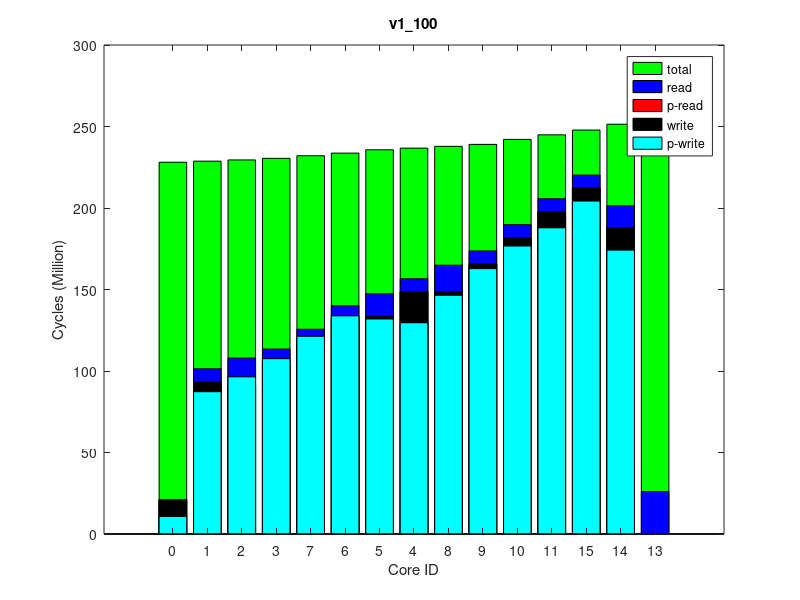

This figure's MATLAB source:
times(1, :, :) = [
0, 229221027, 0
0, 229888236, 0
177, 230642044, 0
0, 231632289, 0
416, 233219808, 0
120, 234841479, 0
0, 236914234, 0
0, 237930509, 0
1276, 239042273, 0
886, 240261408, 0
0, 243347274, 0
0, 246203347, 0
238, 249127131, 0
116, 252759507, 0
0, 253414107, 0
];
times(2, :, :) = [
0, 229235460, 0
0, 229900859, 0
472, 230656119, 0
0, 231646219, 0
121, 233233393, 0
236, 234855776, 0
0, 236927542, 0
0, 237943653, 0
1218, 239055434, 0
1133, 240274294, 0
0, 243359465, 0
0, 246215861, 0
0, 249137677, 0
116, 252776371, 0
0, 253443035, 0
];
times(3, :, :) = [
0, 229237084, 0
0, 229902438, 0
590, 230659464, 0
0, 231649496, 0
121, 233237147, 0
472, 234859724, 0
0, 236932880, 0
0, 237948750, 0
638, 239059744, 0
597, 240278742, 0
0, 243363552, 0
0, 246225225, 0
116, 249151976, 0
0, 252796112, 0
0, 253454416, 0
];
times(4, :, :) = [
0, 229224460, 0
0, 229893139, 0
236, 230649252, 0
0, 231639315, 0
0, 233226311, 0
825, 234848965, 0
0, 236921519, 0
0, 237935863, 0
812, 239047393, 0
471, 240265127, 0
0, 243350674, 0
0, 246207339, 0
363, 249133333, 0
0, 252759471, 0
0, 253416681, 0
];
times(5, :, :) = [
0, 229213530, 0
0, 229881293, 0
767, 230636032, 0
0, 231625314, 0
66, 233212787, 0
406, 234834861, 0
0, 236908764, 0
0, 237923936, 0
812, 239036183, 0
1133, 240254806, 0
0, 243339066, 0
0, 246198946, 0
822, 249119969, 0
116, 252759196, 0
0, 253410590, 0
];
times(6, :, :) = [
0, 229230723, 0
0, 229896815, 0
413, 230650737, 0
0, 231642845, 0
0, 233229906, 0
348, 234848354, 0
0, 236920056, 0
0, 237937253, 0
870, 239048509, 0
591, 240266992, 0
0, 243352002, 0
0, 246210219, 0
412, 249131823, 0
0, 252753125, 0
0, 253410801, 0
];
times(7, :, :) = [
0, 229240942, 0
0, 229909177, 0
590, 230665270, 0
0, 231654741, 0
179, 233241461, 0
600, 234864684, 0
0, 236935869, 0
0, 237952859, 0
696, 239065060, 0
1126, 240284842, 0
0, 243368246, 0
0, 246220268, 0
0, 249145607, 0
116, 252774219, 0
0, 253432152, 0
];
times(8, :, :) = [
0, 229219413, 0
0, 229883709, 0
531, 230640524, 0
0, 231630956, 0
526, 233217931, 0
232, 234840292, 0
0, 236912951, 0
0, 237928926, 0
696, 239040999, 0
1187, 240258437, 0
0, 243344453, 0
0, 246204005, 0
174, 249124373, 0
0, 252751278, 0
0, 253401103, 0
];
times(9, :, :) = [
0, 229221172, 0
0, 229888631, 0
472, 230644249, 0
0, 231633010, 0
938, 233219665, 0
236, 234841540, 0
0, 236912597, 0
0, 237928177, 0
812, 239039678, 0
362, 240257415, 0
0, 243342006, 0
0, 246195477, 0
121, 249117436, 0
116, 252748677, 0
0, 253411473, 0
];
times(10, :, :) = [
0, 229222437, 0
0, 229886236, 0
649, 230641664, 0
0, 231632203, 0
295, 233219894, 0
294, 234842542, 0
0, 236915556, 0
0, 237930083, 0
928, 239042903, 0
1542, 240260829, 0
0, 243348283, 0
0, 246200407, 0
116, 249124360, 0
0, 252747416, 0
0, 253405486, 0
];
ave_times = round(squeeze(mean(times)));
format long g, ave_times
std_times = round(squeeze(std(times)));
format long g, std_times
polling_read_times = ave_times;
times(1, :, :) = [
10766585, 227557136, 0
87325822, 228226343, 0
96438099, 228981725, 0
107588916, 229971311, 0
121336033, 231566470, 0
133885699, 233209758, 0
131953266, 235309346, 0
129623632, 236340226, 0
146480463, 237473766, 0
162845153, 238721751, 0
176686313, 241877450, 0
187827084, 244739618, 0
204243914, 247759965, 0
174165597, 251359738, 0
0, 252015095, 0
];
times(2, :, :) = [
10735157, 227543255, 0
87300557, 228211782, 0
96426789, 228968161, 0
107555748, 229958099, 0
121252516, 231553387, 0
133816636, 233198212, 0
131904777, 235297464, 0
129588636, 236328985, 0
146421887, 237463692, 0
162800774, 238712116, 0
176573708, 241872975, 0
187841098, 244726955, 0
204257987, 247750256, 0
174154574, 251341312, 0
0, 251995316, 0
];
times(3, :, :) = [
10762318, 227545733, 0
87332944, 228213817, 0
96489544, 228970455, 0
107650673, 229960983, 0
121360862, 231555171, 0
133914305, 233200761, 0
131957961, 235300128, 0
129648377, 236330687, 0
146467466, 237465213, 0
162873781, 238714122, 0
176752525, 241870955, 0
187822320, 244725460, 0
204222502, 247748752, 0
174137120, 251352007, 0
0, 252015866, 0
];
times(4, :, :) = [
10760220, 227553124, 0
87288037, 228222181, 0
96421439, 228976686, 0
107567340, 229965936, 0
121306581, 231560459, 0
133825143, 233204826, 0
131908021, 235303189, 0
129574293, 236334719, 0
146381970, 237469049, 0
162752802, 238717814, 0
176538653, 241876205, 0
187835376, 244732059, 0
204253034, 247754951, 0
174174961, 251358042, 0
0, 252018678, 0
];
times(5, :, :) = [
10741246, 227544428, 0
87348640, 228213733, 0
96479231, 228970309, 0
107631252, 229960281, 0
121382570, 231554760, 0
133955514, 233198796, 0
132011957, 235298289, 0
129669887, 236329203, 0
146474911, 237463797, 0
162867223, 238712454, 0
176834904, 241872673, 0
187939961, 244726121, 0
204333282, 247752205, 0
174172906, 251355616, 0
0, 252009296, 0
];
times(6, :, :) = [
10733892, 227545591, 0
87268659, 228214898, 0
96379288, 228969379, 0
107507390, 229961221, 0
121225736, 231555606, 0
133799325, 233198528, 0
131866223, 235296830, 0
129551359, 236327740, 0
146382200, 237462791, 0
162797279, 238711351, 0
176638562, 241870392, 0
187866698, 244721040, 0
204245244, 247742293, 0
174137308, 251332098, 0
0, 251983189, 0
];
times(7, :, :) = [
10746604, 227544616, 0
87197895, 228213329, 0
96341976, 228969273, 0
107492039, 229960344, 0
121209506, 231553547, 0
133766461, 233198443, 0
131899487, 235297132, 0
129581536, 236328270, 0
146414181, 237462819, 0
162816590, 238711626, 0
176721556, 241870551, 0
187857460, 244719982, 0
204227265, 247743114, 0
174128581, 251338051, 0
0, 251998637, 0
];
times(8, :, :) = [
10749379, 227545680, 0
87311403, 228212207, 0
96455204, 228967914, 0
107588771, 229958359, 0
121307689, 231552885, 0
133859337, 233196368, 0
131924905, 235295704, 0
129597310, 236326112, 0
146436000, 237460573, 0
162801334, 238709454, 0
176688232, 241868283, 0
187864976, 244718859, 0
204250343, 247741114, 0
174135995, 251341520, 0
0, 251993216, 0
];
times(9, :, :) = [
10749125, 227554879, 0
87367098, 228222900, 0
96473934, 228978340, 0
107614922, 229968433, 0
121307745, 231562496, 0
133831672, 233206829, 0
131902733, 235304996, 0
129567339, 236336340, 0
146358123, 237470744, 0
162790113, 238719334, 0
176631537, 241879533, 0
187864050, 244737396, 0
204245352, 247761028, 0
174175674, 251371138, 0
0, 252033096, 0
];
times(10, :, :) = [
10751937, 227538695, 0
87178587, 228206614, 0
96325410, 228962226, 0
107479885, 229951489, 0
121210555, 231546587, 0
133746085, 233189043, 0
131832280, 235288850, 0
129527197, 236319590, 0
146342809, 237453895, 0
162738192, 238702170, 0
176643934, 241862817, 0
187783737, 244716940, 0
204219247, 247740982, 0
174135202, 251340431, 0
0, 252009177, 0
];
ave_times = round(squeeze(mean(times)));
format long g, ave_times
std_times = round(squeeze(std(times)));
format long g, std_times
polling_write_times = ave_times;
times(1, :, :) = [
0, 253358782, 0
8268640, 254093336, 64000
16983517, 254912092, 128000
8298784, 255954555, 64000
8207577, 257655753, 64000
8230669, 259462215, 64000
14132590, 261755871, 128000
8137963, 262872942, 64000
16317660, 264099186, 128000
8023631, 265431858, 64000
8148018, 268788582, 64000
8104075, 271900586, 64000
7914561, 275101909, 64000
13572058, 278924197, 128000
26076302, 279629182, 255980
];
times(2, :, :) = [
0, 253371437, 0
8263461, 254103776, 64000
16910390, 254924092, 128000
8294655, 255965723, 64000
8206094, 257662705, 64000
8229045, 259469608, 64000
14132692, 261762822, 128000
8130611, 262880422, 64000
16320438, 264106550, 128000
8023007, 265438154, 64000
8143361, 268793578, 64000
8112205, 271905566, 64000
7920733, 275107647, 64000
13573447, 278923730, 128000
26075601, 279624798, 255980
];
times(3, :, :) = [
0, 253406640, 0
8269012, 254140096, 64000
16986885, 254959728, 128000
8299117, 256000627, 64000
8207894, 257700520, 64000
8226447, 259506311, 64000
14139595, 261800307, 128000
8138640, 262917918, 64000
16318213, 264143800, 128000
8027388, 265475938, 64000
8137231, 268831709, 64000
8123662, 271945852, 64000
7924220, 275142986, 64000
13575256, 278963454, 128000
26074655, 279667902, 255980
];
times(4, :, :) = [
0, 253353520, 0
8266831, 254085572, 64000
16878869, 254903175, 128000
8300116, 255941762, 64000
8206038, 257647456, 64000
8228031, 259452779, 64000
14132936, 261745958, 128000
8139529, 262863149, 64000
16318438, 264089526, 128000
8040539, 265421107, 64000
8153062, 268775536, 64000
8103180, 271884662, 64000
7919430, 275088087, 64000
13575689, 278899313, 128000
26075638, 279600983, 255980
];
times(5, :, :) = [
0, 253402317, 0
8268843, 254136093, 64000
16986069, 254952861, 128000
8297517, 255994941, 64000
8207884, 257694397, 64000
8223737, 259499710, 64000
14138906, 261793563, 128000
8138733, 262911055, 64000
16315847, 264137632, 128000
8023613, 265469795, 64000
8148219, 268825647, 64000
8104652, 271938688, 64000
7914094, 275138627, 64000
13569248, 278962963, 128000
26075676, 279669488, 255980
];
times(6, :, :) = [
0, 253383950, 0
8265469, 254116911, 64000
16860020, 254935325, 128000
8301235, 255977966, 64000
8206095, 257677727, 64000
8230274, 259484566, 64000
14133748, 261778998, 128000
8130309, 262896115, 64000
16322840, 264122625, 128000
8039980, 265454357, 64000
8152789, 268810292, 64000
8104320, 271923727, 64000
7918572, 275125233, 64000
13577405, 278952955, 128000
26077816, 279653162, 255980
];
times(7, :, :) = [
0, 253368655, 0
8267892, 254103365, 64000
16983102, 254920301, 128000
8298679, 255961306, 64000
8206801, 257662917, 64000
8227263, 259469287, 64000
14127900, 261763443, 128000
8129024, 262880267, 64000
16320557, 264108463, 128000
8033339, 265439586, 64000
8147274, 268797167, 64000
8111478, 271910053, 64000
7917806, 275111860, 64000
13572715, 278938012, 128000
26077144, 279639872, 255980
];
times(8, :, :) = [
0, 253383408, 0
8270768, 254116518, 64000
16871115, 254937773, 128000
8295913, 255980153, 64000
8206671, 257679669, 64000
8228363, 259485679, 64000
14132762, 261779841, 128000
8138632, 262897115, 64000
16319940, 264122250, 128000
8033449, 265454444, 64000
8146804, 268811295, 64000
8111820, 271921679, 64000
7917474, 275121579, 64000
13572972, 278937758, 128000
26077679, 279642009, 255980
];
times(9, :, :) = [
0, 253359207, 0
8268132, 254092449, 64000
16986118, 254911589, 128000
8298346, 255952183, 64000
8206610, 257653168, 64000
8225676, 259459265, 64000
14136956, 261752874, 128000
8132033, 262869578, 64000
16320194, 264094958, 128000
8029931, 265426654, 64000
8126474, 268782436, 64000
8125612, 271890705, 64000
7920685, 275089939, 64000
13577162, 278914658, 128000
26074311, 279622853, 255980
];
times(10, :, :) = [
0, 253385947, 0
8267305, 254119047, 64000
16875071, 254939500, 128000
8299107, 255980282, 64000
8209980, 257678997, 64000
8216731, 259484959, 64000
14137878, 261779333, 128000
8131082, 262896345, 64000
16321829, 264122172, 128000
8041165, 265454712, 64000
8152066, 268809739, 64000
8103732, 271920105, 64000
7915415, 275122113, 64000
13572318, 278936137, 128000
26077568, 279636688, 255980
];
ave_times = round(squeeze(mean(times)));
format long g, ave_times
std_times = round(squeeze(std(times)));
format long g, std_times
read_times = ave_times;
times(1, :, :) = [
0, 228064122, 0
0, 228730915, 0
0, 229483715, 0
0, 230471470, 0
0, 232056621, 0
0, 233660453, 0
0, 235709781, 0
0, 236715409, 0
0, 237819006, 0
0, 239027518, 0
0, 242090970, 0
0, 244886747, 0
0, 247806609, 0
0, 251393471, 0
0, 252044232, 0
];
times(2, :, :) = [
0, 228094764, 0
0, 228760447, 0
0, 229512302, 0
0, 230499792, 0
0, 232086087, 0
0, 233688842, 0
0, 235737617, 0
0, 236742791, 0
0, 237846303, 0
0, 239055441, 0
0, 242120442, 0
0, 244920083, 0
0, 247843562, 0
0, 251422318, 0
0, 252079550, 0
];
times(3, :, :) = [
0, 228073509, 0
0, 228736984, 0
0, 229491611, 0
0, 230480858, 0
0, 232066549, 0
0, 233670903, 0
0, 235721007, 0
0, 236727240, 0
0, 237830651, 0
0, 239039146, 0
0, 242102513, 0
0, 244907933, 0
0, 247830423, 0
0, 251400999, 0
0, 252050345, 0
];
times(4, :, :) = [
0, 228096853, 0
0, 228763396, 0
0, 229516458, 0
0, 230501016, 0
0, 232087541, 0
0, 233691107, 0
0, 235741821, 0
0, 236746420, 0
0, 237850077, 0
0, 239058547, 0
0, 242123412, 0
0, 244922065, 0
0, 247847393, 0
0, 251407504, 0
0, 252052344, 0
];
times(5, :, :) = [
0, 228067220, 0
0, 228732296, 0
0, 229484176, 0
0, 230470508, 0
0, 232057241, 0
0, 233661470, 0
0, 235709570, 0
0, 236714231, 0
0, 237817676, 0
0, 239027090, 0
0, 242092220, 0
0, 244892945, 0
0, 247816522, 0
0, 251377720, 0
0, 252025950, 0
];
times(6, :, :) = [
0, 228054437, 0
0, 228721718, 0
0, 229474815, 0
0, 230460441, 0
0, 232046264, 0
0, 233648938, 0
0, 235699042, 0
0, 236703945, 0
0, 237806607, 0
0, 239014896, 0
0, 242079452, 0
0, 244875993, 0
0, 247797933, 0
0, 251377975, 0
0, 252037380, 0
];
times(7, :, :) = [
0, 228068461, 0
0, 228734690, 0
0, 229487795, 0
0, 230476280, 0
0, 232062324, 0
0, 233665006, 0
0, 235714593, 0
0, 236719392, 0
0, 237822853, 0
0, 239031732, 0
0, 242096787, 0
0, 244894896, 0
0, 247816480, 0
0, 251383205, 0
0, 252030795, 0
];
times(8, :, :) = [
0, 228067277, 0
0, 228733797, 0
0, 229485337, 0
0, 230472198, 0
0, 232058338, 0
0, 233663026, 0
0, 235714882, 0
0, 236720608, 0
0, 237824362, 0
0, 239032080, 0
0, 242095876, 0
0, 244889234, 0
0, 247813035, 0
0, 251393245, 0
0, 252040530, 0
];
times(9, :, :) = [
0, 228065741, 0
0, 228732409, 0
0, 229486358, 0
0, 230471937, 0
0, 232059337, 0
0, 233662666, 0
0, 235711976, 0
0, 236716888, 0
0, 237820005, 0
0, 239027490, 0
0, 242093015, 0
0, 244893152, 0
0, 247817188, 0
0, 251377866, 0
0, 252036479, 0
];
times(10, :, :) = [
0, 228080476, 0
0, 228747695, 0
0, 229501082, 0
0, 230490234, 0
0, 232075429, 0
0, 233679250, 0
0, 235730191, 0
0, 236734477, 0
0, 237838024, 0
0, 239047159, 0
0, 242113281, 0
0, 244910317, 0
0, 247831432, 0
0, 251402207, 0
0, 252051395, 0
];
ave_times = round(squeeze(mean(times)));
format long g, ave_times
std_times = round(squeeze(std(times)));
format long g, std_times
total_times = ave_times;
times(1, :, :) = [
21043136, 228631429, 64000
93066691, 229305725, 128000
90982707, 230055996, 64000
105153705, 231041038, 64000
117416751, 232636966, 64000
131744991, 234281618, 64000
133224494, 236376156, 64000
148447490, 237408023, 128000
148548058, 238539878, 64000
165563295, 239789205, 64000
181651646, 242942592, 64000
197567968, 245797461, 64000
212254596, 248820750, 64000
187784162, 252421264, 64000
0, 253065412, 0
];
times(2, :, :) = [
21085478, 228670492, 64000
93221139, 229344611, 128000
91143211, 230097118, 64000
105292539, 231081398, 64000
117524172, 232676806, 64000
131883780, 234322882, 64000
133356362, 236416270, 64000
148547152, 237447124, 128000
148651187, 238579129, 64000
165694974, 239828060, 64000
181727068, 242981596, 64000
197631402, 245839127, 64000
212288331, 248864168, 64000
187831824, 252446782, 64000
0, 253097828, 0
];
times(3, :, :) = [
21073129, 228662828, 64000
93109051, 229335931, 128000
91033828, 230086879, 64000
105180832, 231073700, 64000
117397618, 232670018, 64000
131754480, 234314273, 64000
133235635, 236408363, 64000
148423976, 237439972, 128000
148546418, 238571333, 64000
165576454, 239820325, 64000
181650498, 242974402, 64000
197589653, 245827153, 64000
212326807, 248852821, 64000
187822924, 252453617, 64000
0, 253110978, 0
];
times(4, :, :) = [
21062477, 228655737, 64000
93099948, 229329332, 128000
91025081, 230081440, 64000
105214531, 231067187, 64000
117475788, 232662687, 64000
131847898, 234306439, 64000
133279117, 236400290, 64000
148529073, 237431827, 128000
148661005, 238564181, 64000
165697798, 239813066, 64000
181743777, 242968045, 64000
197618650, 245820356, 64000
212305794, 248843195, 64000
187827224, 252446733, 64000
0, 253099285, 0
];
times(5, :, :) = [
21062839, 228656736, 64000
93186357, 229328912, 128000
91118065, 230081256, 64000
105232684, 231067948, 64000
117458953, 232664013, 64000
131860446, 234309320, 64000
133325309, 236402098, 64000
148522905, 237433344, 128000
148654691, 238565917, 64000
165680074, 239815535, 64000
181724823, 242969595, 64000
197647737, 245827755, 64000
212309917, 248851022, 64000
187812932, 252440608, 64000
0, 253093117, 0
];
times(6, :, :) = [
21032272, 228641570, 64000
93005530, 229316795, 128000
90898087, 230069302, 64000
105043240, 231055944, 64000
117297921, 232652723, 64000
131703812, 234298237, 64000
133215935, 236393664, 64000
148440178, 237425122, 128000
148540960, 238556995, 64000
165576184, 239807045, 64000
181665597, 242963631, 64000
197565448, 245817404, 64000
212262265, 248841621, 64000
187808145, 252446570, 64000
0, 253103781, 0
];
times(7, :, :) = [
21044438, 228649290, 64000
93103240, 229323853, 128000
90985931, 230077232, 64000
105152920, 231063718, 64000
117407210, 232659826, 64000
131813972, 234303457, 64000
133303124, 236397777, 64000
148495871, 237428738, 128000
148628330, 238560332, 64000
165660288, 239809709, 64000
181701788, 242963426, 64000
197627965, 245820062, 64000
212298516, 248843969, 64000
187800008, 252440433, 64000
0, 253099040, 0
];
times(8, :, :) = [
21074943, 228669281, 64000
93099976, 229345391, 128000
91026380, 230097730, 64000
105185833, 231083808, 64000
117432599, 232680387, 64000
131868720, 234324251, 64000
133298336, 236417607, 64000
148490774, 237449876, 128000
148612407, 238581694, 64000
165631557, 239830674, 64000
181711080, 242982763, 64000
197653559, 245840080, 64000
212339279, 248865523, 64000
187835941, 252468937, 64000
0, 253115880, 0
];
times(9, :, :) = [
21029136, 228647804, 64000
92990099, 229321831, 128000
90895370, 230072184, 64000
105051639, 231058519, 64000
117293181, 232655218, 64000
131676340, 234299545, 64000
133165324, 236393795, 64000
148379722, 237424875, 128000
148527789, 238556849, 64000
165532097, 239805778, 64000
181562454, 242958989, 64000
197530111, 245813961, 64000
212229126, 248835113, 64000
187808901, 252443021, 64000
0, 253096928, 0
];
times(10, :, :) = [
21053730, 228658138, 64000
93182516, 229332727, 128000
91103023, 230085380, 64000
105267967, 231070858, 64000
117460110, 232668241, 64000
131837247, 234312222, 64000
133315506, 236405689, 64000
148496788, 237437893, 128000
148627332, 238569506, 64000
165670549, 239818358, 64000
181693397, 242973806, 64000
197635608, 245834272, 64000
212334807, 248865136, 64000
187858507, 252462602, 64000
0, 253122364, 0
];
ave_times = round(squeeze(mean(times)));
format long g, ave_times
std_times = round(squeeze(std(times)));
format long g, std_times
write_times = ave_times;
mytitle = 'v1\_100';
% order = [1 2 3 4 8 7 6 5 9 10 11 12 15 14 13];
order = 1:15;

total_times = total_times(:, 2)(order);

read_times = read_times(:, 1)(order);
write_times = write_times(:, 1)(order);

polling_read_times = polling_read_times(:, 1)(order);
polling_write_times = polling_write_times(:, 1)(order);

total_times /= 1000000;

read_times /= 1000000;
write_times /= 1000000;

polling_read_times /= 1000000;
polling_write_times /= 1000000;

% laying read on top of write
read_times += write_times;
polling_read_times += write_times;

figure(1);
clf()
% set(gcf, 'Position', get(0,'Screensize'));
% set(gcf,'units','normalized','outerposition',[0 0 1 1])
bar(0:14, total_times,'g');
hold on;
bar(0:14, read_times,'b');
bar(0:14, polling_read_times,'r');
bar(0:14, write_times,'k');
bar(0:14, polling_write_times,'c');
hold off

axis([-2 16 0 300])
% axis([-1 15])
set(gca,'XTick',0:14);
set(gca,'xticklabel',{ '0'; '1'; '2'; '3'; '7'; '6'; '5'; '4'; '8'; '9'; '10'; '11'; '15'; '14'; '13' })

xlabel('Core ID')
ylabel('Cycles (Million)')

legend('total', 'read', 'p-read', 'write', 'p-write')
title(mytitle)
print(1, strcat(mytitle, '.png'))
